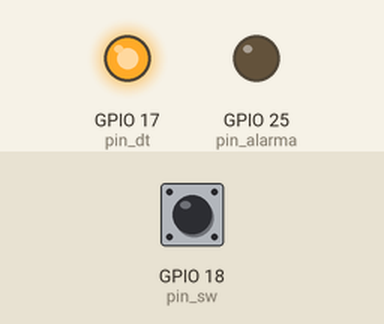
This program was run on a simulated ESP32 board running MicroPython. Shown: output pins drawn as LEDs (lit = HIGH). The test bench sets the inputs (shaded band); at power-on: GPIO 18 (pin_sw) HIGH. WiFi joins after 1.5 s; the clock reads 2024-03-15 10:24:30 at power-on unless the program sets it; web requests get an empty 200 reply after 0.4 s; pins used as bus, display or sensor lines are not drawn; what the program prints to the serial console is not drawn.

Above: at 2.21 s.
At 8.3 s:
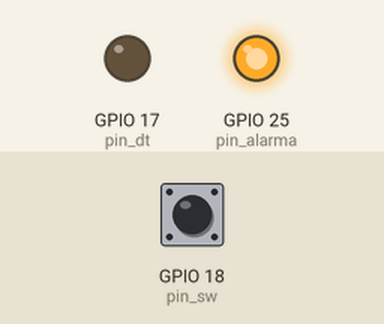
At 11.1 s:
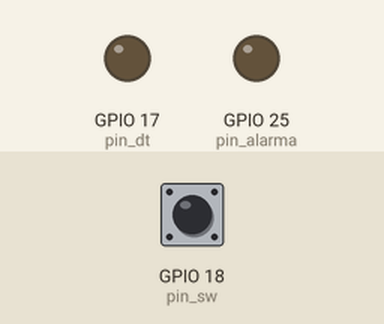
Timing chart, 0 to 14.3 s (numbered marks = the images above):
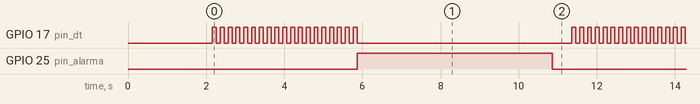

The program:

monitor-nivel-sonido.py
```python
#Julio Martín
from machine import Pin, Timer
import time
import urequests
import ujson
import network
import ntptime  # Para obtener la hora actual

# ==================  SECCIÓN SIMULACIÓN WIFI ==================================

# Parámetros de WiFi
SSID = "Wokwi-GUEST"
PASSWORD = ""

# Conexión a WiFi
def connect_wifi():
    wlan = network.WLAN(network.STA_IF)
    wlan.active(True)
    wlan.connect(SSID, PASSWORD)

    print('Conectando a la red...')
    while not wlan.isconnected():
        time.sleep(1)
    print('Conectado a la red:', wlan.ifconfig())
    # Sincronizar con NTP para obtener la hora
    ntptime.settime()

# Iniciar ESP32
connect_wifi()

# ============= Función para enviar un POST a la API ============================
def send_post_request(data):
    url = "https://aproximacion-evidencia1.onrender.com/api/monitor_sonido"
    json_data = ujson.dumps(data)

    # Enviar la solicitud POST
    try:
        print("Enviando solicitud POST a la API con los datos:", data)
        response = urequests.post(url, data=json_data, headers={"Content-Type": "application/json"})

        print("Código de respuesta:", response.status_code)
        print("Respuesta del servidor:", response.text)
        response.close()
    except Exception as e:
        print("Error al enviar la solicitud:", e)

# ===============================================================================

# Pines del KY-040
pin_clk = Pin(16, Pin.OUT)  # Simular CLK como salida
pin_dt = Pin(17, Pin.OUT)   # Simular DT como salida
pin_sw = Pin(18, Pin.IN, Pin.PULL_UP)  # Botón, opcional

# Alarma (LED)
pin_alarma = Pin(25, Pin.OUT)

# Variables para el seguimiento de la rotación
contador = 0
umbral_rotacion = 20
last_clk = 1
num_activaciones = 0
alarma_duracion = 5  # Duración de la alarma en segundos

# Función para obtener la hora actual en formato timestamp
def obtener_timestamp():
    t = time.localtime()
    return "{:04d}-{:02d}-{:02d} {:02d}:{:02d}:{:02d}".format(t[0], t[1], t[2], t[3], t[4], t[5])

# Función para activar la alarma
def activar_alarma():
    global num_activaciones
    pin_alarma.value(1)  # Enciende el LED
    print("Alarma activada (LED encendido)")
    num_activaciones += 1

    time.sleep(alarma_duracion)  # Mantener el LED encendido durante X segundos
    pin_alarma.value(0)  # Apaga el LED
    print("Alarma desactivada (LED apagado)")

# Función para leer el encoder
def leer_encoder(timer):
    global contador, last_clk

    # Leer las señales simuladas
    current_clk = pin_clk.value()

    if current_clk != last_clk and current_clk == 0:
        direccion_rotacion = 1 if pin_dt.value() != current_clk else -1
        contador += direccion_rotacion

        print("Posición del encoder:", contador)

        if abs(contador) >= umbral_rotacion:
            activar_alarma()
            # Crear los datos para enviar al servidor
            datos = {
                "timestamp": obtener_timestamp(),
                "contador": contador,
                "alarma_activada": True,
                "direccion_rotacion": direccion_rotacion,
                "estado_boton": pin_sw.value(),
                "valor_umbral": umbral_rotacion,
                "num_activaciones": num_activaciones,
                "duracion_alarma": alarma_duracion
            }
            # Enviar los datos al servidor
            send_post_request(datos)
            # Después de activar la alarma, restablecer el contador
            contador = 0

    last_clk = current_clk

# Función para simular el encoder
def simular_encoder(timer):
    pin_clk.value(not pin_clk.value())  # Alternar CLK
    pin_dt.value(not pin_dt.value())    # Alternar DT

# Configurar temporizador para leer el encoder
timer = Timer(0)
timer.init(period=1, mode=Timer.PERIODIC, callback=leer_encoder)

# Configurar temporizador para simular el encoder
simulador = Timer(1)
simulador.init(period=100, mode=Timer.PERIODIC, callback=simular_encoder)  # Cambia la velocidad según necesidad

# Simulación continua (ejecutar indefinidamente)
while True:
    time.sleep(1)
```

Measured:
- by itself, GPIO 17 (pin_dt): repeats every 9.4 s: HIGH 0.10 s, LOW 5.5 s, 19 × (HIGH 0.10 s, LOW 0.10 s)
- by itself, GPIO 25 (pin_alarma): alternates HIGH for 5.0 s and LOW for 4.4 s
- by itself, everything shown: repeats every 9.4 s, in 41 steps
